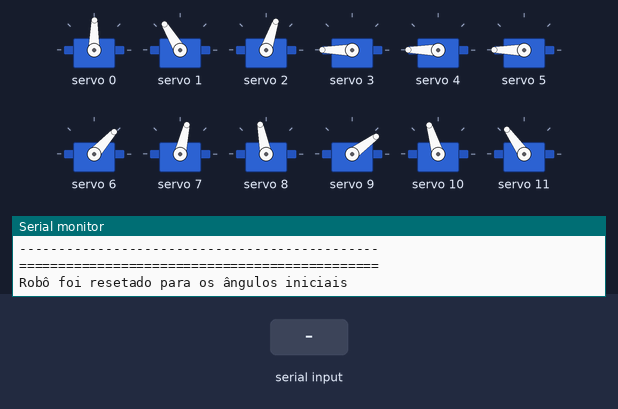
This sketch was run on a simulated Arduino Uno, built with avr-gcc and run on an emulated ATmega328P. On the bench: 12 × servo, the last lines printed to the serial monitor. The inputs (shaded band) are chosen by the test bench.

Above: at 2.6 s.
2.7 s: "Batida\n" received over Serial
At 3.9 s:
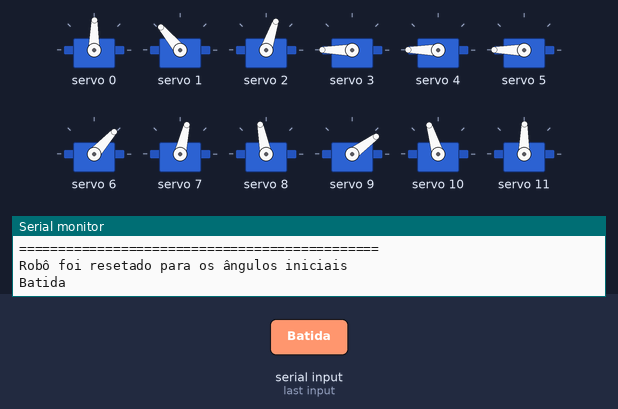
4.2 s: "Teste\n" received over Serial
At 5.2 s:
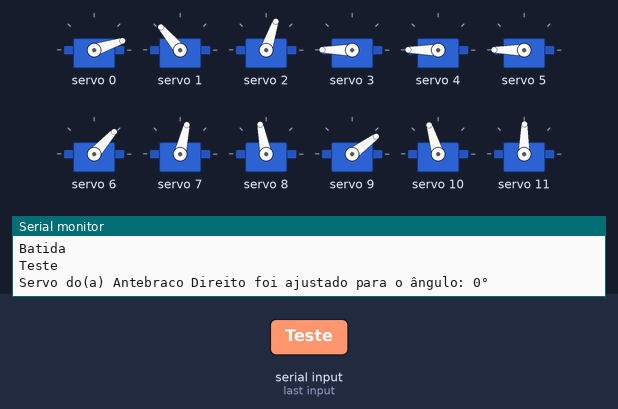
5.8 s: "Batida\n" received over Serial
At 6.5 s:
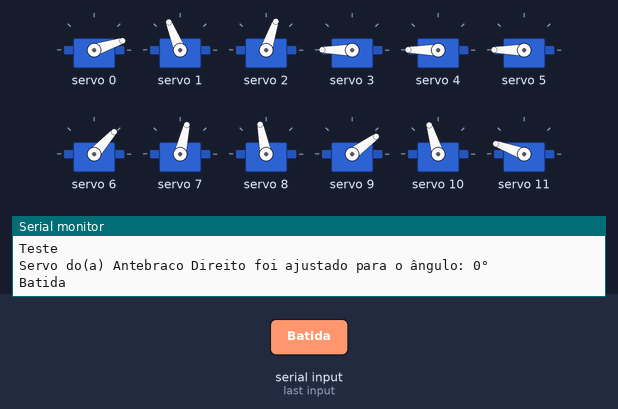
Timing chart, 0 to 8.8 s (numbered marks = the images above; inputs shaded):
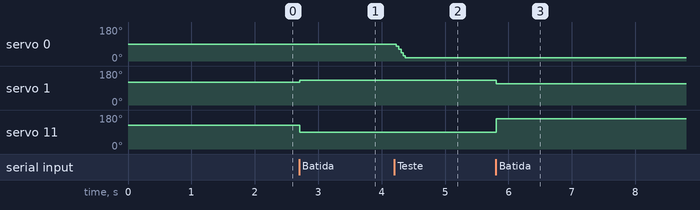

The sketch:

MicroC1.ino
```cpp
#include <Adafruit_PWMServoDriver.h>
#include <stdio.h>
#include "Funcoes.h"
#include "Movimentos.h"

#define NUM_DANCAS 3

// Instancia o driver com o endereço padrão (0x40)
Adafruit_PWMServoDriver pwm = Adafruit_PWMServoDriver();

// Cria uuma Lista de Structs do tipo Danca
Danca dancas[NUM_DANCAS];   // Inicializando um array de n danças

void setup() {
  // Inicializa a Comunicação Serial
  Serial.begin(9600);
  Serial.println("=======>>> Mr.Adam foi inicializado <<<=======\n");

  // Inicializa o Shield de Servos(PWM)
  pwm.begin();
  pwm.setPWMFreq(50); // Frequência de 50 Hz para servos

  // Inicializa os Structs com os dados dos movimentos
  inicializarDancas(dancas);  // Funcao para preencher o array dancas

  // Exibir todas as danças na Serial
  exibirDancas(dancas, NUM_DANCAS);

  // Ângulos Iniciais do Robô
  resetarRobo();
}

void loop() {
  // Verificação de Comandos na Serial
  if (Serial.available() > 0) {
    String texto = Serial.readStringUntil('\n');
    texto.trim();

    Serial.println(texto);

    if (texto == "Resetar") {
      resetarRobo(); // Resetar robô para Ângulos Iniciais
    }

    if (texto == "Batida") {
      moverPadrao(); // Função para mexer a cabeca sempre no ritmo da Batida
    }

    if (texto.startsWith("Teste")) {             // Exemplo: Teste 1 180 -> Faz o servoCabeça ir para o ângulo 180°
      String indiceStr = texto.substring(6, 8);  // Pega o índice do Servo Motor desejado
      String anguloStr = texto.substring(8);     // Define o ângulo desejado
      int indice = indiceStr.toInt();
      int angulo = anguloStr.toInt();
      testarServo(indice, angulo);
    }

    if (texto.startsWith("Movimento")) {            // Exemplo: Movimento leg01 arm01
      String dancaLeg = texto.substring(10, 15);
      String dancaArm = texto.substring(16, 21);
      realizarDanca(dancas, dancaArm, true);        // Movimento do Braco
      realizarDanca(dancas, dancaLeg, false);       // Movimento da Perna
    }

  }

}
```

Funcoes.cpp
```cpp
#include <Adafruit_PWMServoDriver.h>
#include <Arduino.h>
#include <stdio.h>
#include "Funcoes.h"
#include "Movimentos.h"

// Definição de Variáveis
#define SERVO_MIN 150 // Pulso mínimo (em microsegundos) para 0 graus
#define SERVO_MAX 600 // Pulso máximo (em microsegundos) para 180 graus
#define TAXA 0.3      // Taxa da velocidade dos movimentos do robo
#define NUM_SERVOS 12 // Número de Servos no Robo
#define NUM_DANCAS 3  // Número de Dancas

// Definição de Variáveis Globais
int indicePadrao = 0;
int indiceBracos = 0;
int indicePernas = 0;
String anteriorBracos = "";
String anteriorPernas = "";

// Listas
String nomeServos[] = {"Antebraco Direito", "Torso", "Quadril Esquerdo", "Joelho Esquerdo", "Ombro Esquerdo", "Braco Esquerdo", "Antebraco Esquerdo", "Quadril Direito", "Joelho Direito", "Ombro Direito", "Braco Direito", "Cabeca"};
int listaAngulosIniciais[] = {60, 87, 45, 165, 155, 140, 25, 50, 70, 15, 75, 90};   // Lista de ângulos iniciais
int listaAngulos[]         = {60, 87, 45, 165, 155, 140, 25, 50, 70, 15, 75, 90};   // Lista de ângulos a ser modificada

// Lista de ângulos mínimo e máximo
int listaMinMax[][2] = {
    {0, 80},    // Antebraço Direito
    {0, 180},   // Torso
    {30, 65},   // Quadril Esquerdo
    {75, 165},  // Joelho Esquerdo
    {0, 160},   // Ombro Esquerdo
    {75, 140},  // Braço Esquerdo
    {5, 95},    // Antebraço Esquerdo
    {25, 60},   // Quadril Direito
    {70, 150},  // Joelho Direito
    {10, 165},  // Ombro Direito
    {75, 140},  // Braço Direito
    {0, 180}    // Cabeça
};

// Função para Mover o Servo Suavemente para um Ângulo Específico
void moverServo(int numServo, int anguloDesejado, bool suave) {
  // Verificação dos ângulos
  anguloDesejado = constrain(anguloDesejado, listaMinMax[numServo][0], listaMinMax[numServo][1]);  // Limita os valores entre o Min e Max de cada servo

  // Movimento Direto para o angulo
  if (!suave) {
    int pulseMap = map(anguloDesejado, 0, 180, SERVO_MIN, SERVO_MAX);
    pwm.setPWM(numServo, 0, pulseMap);
  }
  // Movimento Suave para o angulo com Comparacao na listaAngulos
  else {
    if (anguloDesejado > listaAngulos[numServo]) {    // Indo para um an gulo Maior que o Anterior
      for (float pulse = listaAngulos[numServo]; pulse <= anguloDesejado; pulse += TAXA) {
        int pulseMap = map(pulse, 0, 180, SERVO_MIN, SERVO_MAX);
        pwm.setPWM(numServo, 0, pulseMap);
      }
    }

    if (anguloDesejado < listaAngulos[numServo]) {    // Indo para um angulo Menor que o Anterior
      for (float pulse = listaAngulos[numServo]; pulse >= anguloDesejado; pulse -= TAXA) {
        int pulseMap = map(pulse, 0, 180, SERVO_MIN, SERVO_MAX);
        pwm.setPWM(numServo, 0, pulseMap);
      }
    }
  }

  listaAngulos[numServo] = anguloDesejado;
}

// Função para Testar um Único Servo pelo Índice dele
void testarServo(int indice, int angulo) {
  if (indice >= 0 && indice < NUM_SERVOS) {     // Verifica se o índice está dentro do limite dos servos
    moverServo(indice, angulo, true);           // Faz o write no servo correspondente ao índice suavemente
    Serial.print("Servo do(a) ");
    Serial.print(nomeServos[indice]);
    Serial.print(" foi ajustado para o ângulo: ");
    Serial.print(angulo);
    Serial.println("°");
  } else {
    Serial.println("Índice inválido!");
  }
}

// Função para Resetar o Robô
void resetarRobo() {
  // Colocar o Robô nos ângulos iniciais
  for (int indice = 0; indice < NUM_SERVOS; indice++) {   // Percorre a lista de Angulos Iniciais
    moverServo(indice, listaAngulosIniciais[indice], false);    // Vai diretamente para os angulos
  }
  Serial.println("Robô foi resetado para os ângulos iniciais");
  delay(500);  // Pausa para estabilizar os servos
}

// Função para inicializar as danças e seus movimentos
void inicializarDancas(Danca *dancas) {
    // Bracos para baixo mexendo o antebraco
    strcpy(dancas[0].nome, "arm01");
    dancas[0].quantidadeServos = 6;
    dancas[0].quantidadeAngulos = 2;

    dancas[0].movimentos[0].servo = OMBRO_ESQUERDO;
    dancas[0].movimentos[0].angulos[0] = 0;
    dancas[0].movimentos[0].angulos[1] = 0;

    dancas[0].movimentos[1].servo = OMBRO_DIREITO;
    dancas[0].movimentos[1].angulos[0] = 165;
    dancas[0].movimentos[1].angulos[1] = 165;

    dancas[0].movimentos[2].servo = BRACO_ESQUERDO;
    dancas[0].movimentos[2].angulos[0] = 75;
    dancas[0].movimentos[2].angulos[1] = 75;

    dancas[0].movimentos[3].servo = BRACO_DIREITO;
    dancas[0].movimentos[3].angulos[0] = 140;
    dancas[0].movimentos[3].angulos[1] = 140;

    dancas[0].movimentos[4].servo = ANTEBRACO_ESQUERDO;
    dancas[0].movimentos[4].angulos[0] = 60;
    dancas[0].movimentos[4].angulos[1] = 95;

    dancas[0].movimentos[5].servo = ANTEBRACO_DIREITO;
    dancas[0].movimentos[5].angulos[0] = 0;
    dancas[0].movimentos[5].angulos[1] = 30;

    // Bracos para cima de um lado para o outro
    strcpy(dancas[1].nome, "arm02");
    dancas[1].quantidadeServos = 6;
    dancas[1].quantidadeAngulos = 2;

    dancas[1].movimentos[0].servo = OMBRO_ESQUERDO;
    dancas[1].movimentos[0].angulos[0] = 155;
    dancas[1].movimentos[0].angulos[1] = 155;

    dancas[1].movimentos[1].servo = OMBRO_DIREITO;
    dancas[1].movimentos[1].angulos[0] = 15;
    dancas[1].movimentos[1].angulos[1] = 15;

    dancas[1].movimentos[2].servo = BRACO_ESQUERDO;
    dancas[1].movimentos[2].angulos[0] = 115;
    dancas[1].movimentos[2].angulos[1] = 140;

    dancas[1].movimentos[3].servo = BRACO_DIREITO;
    dancas[1].movimentos[3].angulos[0] = 75;
    dancas[1].movimentos[3].angulos[1] = 100;

    dancas[1].movimentos[4].servo = ANTEBRACO_ESQUERDO;
    dancas[1].movimentos[4].angulos[0] = 5;
    dancas[1].movimentos[4].angulos[1] = 60;

    dancas[1].movimentos[5].servo = ANTEBRACO_DIREITO;
    dancas[1].movimentos[5].angulos[0] = 20;
    dancas[1].movimentos[5].angulos[1] = 80;

    // Movimento de levantar as pernas
    strcpy(dancas[2].nome, "leg01");
    dancas[2].quantidadeServos = 4;
    dancas[2].quantidadeAngulos = 2;

    dancas[2].movimentos[0].servo = QUADRIL_ESQUERDO;
    dancas[2].movimentos[0].angulos[0] = 65;
    dancas[2].movimentos[0].angulos[1] = 45;

    dancas[2].movimentos[1].servo = QUADRIL_DIREITO;
    dancas[2].movimentos[1].angulos[0] = 50;
    dancas[2].movimentos[1].angulos[1] = 35;

    dancas[2].movimentos[2].servo = JOELHO_ESQUERDO;
    dancas[2].movimentos[2].angulos[0] = 125;
    dancas[2].movimentos[2].angulos[1] = 165;

    dancas[2].movimentos[3].servo = JOELHO_DIREITO;
    dancas[2].movimentos[3].angulos[0] = 70;
    dancas[2].movimentos[3].angulos[1] = 110;

}

// Função para exibir dancas do Struct
void exibirDancas(Danca *dancas, int totalDancas) {
  Serial.println("============== Lista de Danças ===============");
  for (int i = 0; i < totalDancas; i++) {
    Serial.print("\nDança: ");
    Serial.println(dancas[i].nome);
    Serial.print("Quantidade de Servos: ");
    Serial.println(dancas[i].quantidadeServos);
    Serial.print("Quantidade de Angulos: ");
    Serial.println(dancas[i].quantidadeAngulos);

    for (int j = 0; j < dancas[i].quantidadeServos; j++) {
      Serial.print("  ");
      Serial.print(nomeServos[dancas[i].movimentos[j].servo]);
      Serial.print(":\t");

      Serial.print("[");
      for (int k = 0; k < dancas[i].quantidadeAngulos; k++) {
        Serial.print(dancas[i].movimentos[j].angulos[k]);
        if (k < dancas[i].quantidadeAngulos - 1) {
          Serial.print(", ");
        }
      }
      Serial.println("]");
    }
    Serial.println("\n----------------------------------------------");
  }
  Serial.println("==============================================\n");
}

// Funcão para mexer Cabeca e Torso como movimentos padroes
void moverPadrao() {
  int angulosCabeca[] = {60, 120};
  int angulosTorso[] = {95, 79};

    if (indicePadrao >= 2) {
      indicePadrao = 0;
    }

    moverServo(11, angulosCabeca[indicePadrao], false);  // Mover Cabeca
    moverServo(1, angulosTorso[indicePadrao], false);    // Mover Torso
    indicePadrao++;
}

// Função para fazer uma danca por Serial
void realizarDanca(Danca *dancas, String nomeDanca, bool bracos) {
  bool dancaEncontrada = false;       // Verifica se foi encontrada
  String anteriorGeral = "";
  int indiceGeral;

  switch (bracos) {     // Define variaveis locais correspondentes
  case true:
    indiceGeral = indiceBracos;
    anteriorGeral = anteriorBracos;
    break;

  case false:
    indiceGeral = indicePernas;
    anteriorGeral = anteriorPernas;
    break;
  }

  // Encontra a dança correspondente ao nomeDanca
  for (int i = 0; i < NUM_DANCAS; i++) {
    if (nomeDanca == dancas[i].nome) {
      dancaEncontrada = true;

      // Verificação para zerar o indice
      // Caso 1: Se o indice tiver passado o número de movimentos
      // Caso 2: Se a dança tiver mudado
      if (indiceGeral >= dancas[i].quantidadeAngulos || nomeDanca != anteriorGeral) {
        indiceGeral = 0;
        anteriorGeral = nomeDanca;
      }

      // Movimentos da dança
      for (int k = 0; k < dancas[i].quantidadeServos; k++) {
        int servo = dancas[i].movimentos[k].servo;
        int angulo = dancas[i].movimentos[k].angulos[indiceGeral];
        moverServo(servo, angulo, true);
      }
      Serial.println("Dança finalizada");
      indiceGeral++;

      // Igualação das variaveis Globais com as Variaveis Gerais
      switch (bracos) {
      case true:
        indiceBracos = indiceGeral;
        anteriorBracos = anteriorGeral;
        break;

      case false:
        indicePernas = indiceGeral;
        anteriorPernas = anteriorGeral;
        break;
      }

      break;
    }
  }

  if (!dancaEncontrada) {
    Serial.println("Dança não encontrada");
  }
}
```

Funcoes.h
```cpp
#ifndef FUNCOES_H
#define FUNCOES_H
#include <Adafruit_PWMServoDriver.h>
#include <Arduino.h>
#include "Movimentos.h"

//  PWM                           ÂNGULOS
//  11      Cabeca                Padrão:    0°   (Esquerda),     90°   (Meio),         180°  (Direita)
//  1       Torso                 Padrão:    0°   (Esquerda),     90°   (Meio),         180°  (Direita)
//  2       Quadril Esquerdo      Esquerda:  30°  (Para trás),    45°   (Reto),         65°   (Para frente)
//  3       Joelho Esquerdo       Esquerda:  165° (Vertical) até  75°   (Dobrado)
//  4       Ombro Esquerdo        Esquerda:  0°   (Para baixo),   75°   (Para frente),  160°  (Para cima)
//  5       Braco Esquerdo        Esquerda:  75°  (Reto),         140°  (Dobrado)
//  6       Antebraco Esquerdo    Esquerda:  5°   (Reto),         95°   (Dobrado)
//  7       Quadril Direito       Direita:   60°  (Para trás),    50°   (Reto),         25°   (Para frente)
//  8       Joelho Direito        Direita:   70°  (Vertical) até  150°  (Dobrado)
//  9       Ombro Direito         Direita:   165° (Para baixo),   100°  (Para frente),  10°    (Para cima)
//  10      Braco Direito         Direita:   140° (Reto),         75°   (Dobrado)
//  0       Antebraco Direito     Direita:   80°  (Reto),         0°    (Dobrado)

// Declaração das Variáveis
extern Adafruit_PWMServoDriver pwm;

// Declaração das Funções
void moverServo(int numServo, int anguloDesejado, bool suave = true);

void testarServo(int indice, int angulo);

void resetarRobo();

void inicializarDancas(Danca *dancas);

void exibirDancas(Danca *dancas, int totalDancas);

void moverPadrao();

void realizarDanca(Danca *dancas, String nomeDanca, bool bracos);

#endif
```

Movimentos.h
```cpp
#ifndef MOVIMENTOS_H
#define MOVIMENTOS_H
#include <Arduino.h>
#include <stdio.h>
#include <string.h>

// Definição de máximos
#define MAX_ANGULOS 5
#define MAX_NOME 7
#define MAX_SERVOS 6

// Enumerar os nomes dos servos para valores indices
enum Servo {
    ANTEBRACO_DIREITO,   // 0
    TORSO,               // 1
    QUADRIL_ESQUERDO,    // 2
    JOELHO_ESQUERDO,     // 3
    OMBRO_ESQUERDO,      // 4
    BRACO_ESQUERDO,      // 5
    ANTEBRACO_ESQUERDO,  // 6
    QUADRIL_DIREITO,     // 7
    JOELHO_DIREITO,      // 8
    OMBRO_DIREITO,       // 9
    BRACO_DIREITO,       // 10
    CABECA               // 11
};

// Estrutura para armazenar os movimentos de cada servo
typedef struct {
    enum Servo servo;                      // Indice correspondente ao Servo
    unsigned char angulos[MAX_ANGULOS];    // Lista de ângulos para o servo
} ServoMovimento;

// Estrutura para armazenar os dados de cada dança
typedef struct {
    char nome[MAX_NOME];                    // Nome da dança
    ServoMovimento movimentos[MAX_SERVOS];  // Movimentos de cada servo
    unsigned char quantidadeServos;         // Quantidade de servos na dança
    unsigned char quantidadeAngulos;        // Quantidade total de ângulos

} Danca;

#endif
```

Measured:
- after the input at 2.7 s, servo 1: 121° → 130° at once; servo 11: 125° → 89° at once
- after the input at 4.2 s, servo 0: 89° → 18° at once
- after the input at 5.8 s, servo 1: 130° → 112° at once; servo 11: 89° → 160° at once
